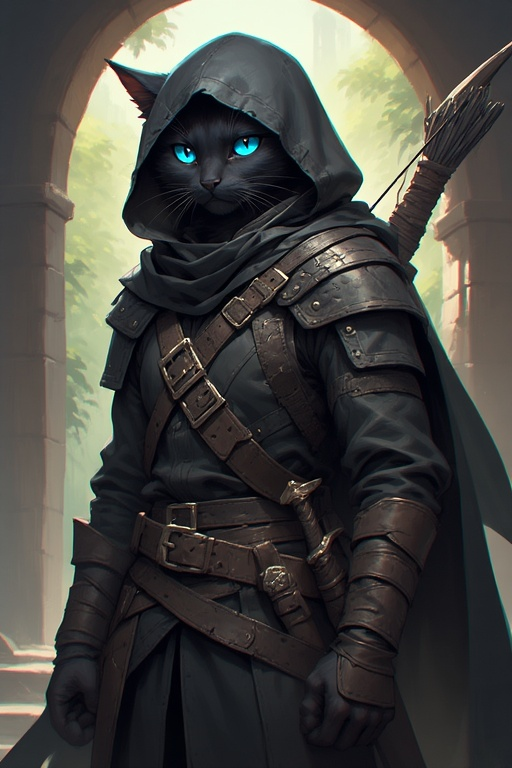
#> input picture Homework 8/image.jpg, 512 x 768 px
$ python main.py
#> lines starting #> are read from the running program, lines starting #| are printed output that depends on the picture
import numpy as np
import cv2


def linear_generator(image):
    height, width = image.shape
    for i in range(height):
        for j in range(width):
            yield (i, j)


def spiral_generator(image):
    height, width = image.shape
    center_y, center_x = height // 2, width // 2

    directions = [(0, 1), (1, 0), (0, -1), (-1, 0)]  #вправо, вниз, влево, вверх
    dir_i = 0
    y, x = center_y, center_x
    steps_in_direction = 1
    step_count = 0
    direction_changes = 0
    counter = 0

    while counter < height * width:
        if 0 <= y < height and 0 <= x < width:
            yield (y, x)
            counter += 1

        dy, dx = directions[dir_i]
        y += dy
        x += dx
        step_count += 1

        if step_count == steps_in_direction:
            step_count = 0
            dir_i = (dir_i + 1) % 4
            direction_changes += 1

            if direction_changes % 2 == 0:
                steps_in_direction += 1


def zigzag_generator(image):
    height, width = image.shape

    for diagonal in range(height + width - 1):
        if diagonal < width:
            x_start = 0
            y_start = diagonal
        else:
            x_start = diagonal - width + 1
            y_start = width - 1

        if diagonal % 2 == 0:
            #прямая диагональ
            x, y = x_start, y_start
            while y >= 0 and x < height:
                yield (x, y)
                x += 1
                y -= 1
        else:
            x, y = x_start, y_start
            while y >= 0 and x < height:
                x += 1
                y -= 1

            #обратная диагональ
            x -= 1
            y += 1
            while y < y_start + 1 and x >= x_start:
                yield (x, y)
                x -= 1
                y += 1


def peano_generator_rec(order, x=0, y=0, width=1):
    if order == 0:
        yield (x, y)
    else:
        s = width // 2
        yield from peano_generator_rec(order - 1, x, y, s) #верхний левый
        yield from peano_generator_rec(order - 1, x + s, y, s) #верхний правый
        yield from peano_generator_rec(order - 1, x + s, y + s, s) #нижний правый
        yield from peano_generator_rec(order - 1, x, y + s, s) #нижний левый

def peano_generator(image):
    height, width = image.shape
    #Находим ближайшую степень 2, которая больше размера image
    order = max(1, int(np.ceil(np.log2(max(height, width)))))
    size = 2 ** order

    peano_coords = list(peano_generator_rec(order, 0, 0, size))

    for x, y in peano_coords:
        if 0 <= x < height and 0 <= y < width:
            yield (x, y)


def average_filter_kernel(kernel_size):
    return np.ones((kernel_size, kernel_size)) / (kernel_size ** 2)


def gaussian_filter_kernel(kernel_size, sigma=1.0):
    kernel = np.zeros((kernel_size, kernel_size))
    center = kernel_size // 2

    for i in range(kernel_size):
        for j in range(kernel_size):
            x = i - center
            y = j - center
            kernel[i, j] = np.exp(-(x**2 + y**2) / (2 * sigma**2))

    return kernel / np.sum(kernel)


def mse(image1, image2):
    return np.mean((image1.astype(np.float32) - image2.astype(np.float32)) ** 2)


def apply_filter(image, kernel, generator):
    height, width = image.shape
    kernel_size = kernel.shape[0]
    offset = kernel_size // 2
    result_height = height - kernel_size + 1
    result_width = width - kernel_size + 1
    result = np.zeros((result_height, result_width), dtype=np.float32)

    valid_coords = list(filter(lambda coord: offset <= coord[0] < height - offset and offset <= coord[1] < width - offset, generator(image)))

    for i, j in valid_coords:
        patch = image[i - offset:i + offset + 1, j - offset:j + offset + 1]
        filtered_value = np.sum(patch * kernel)
        result[i - offset, j - offset] = filtered_value

    return result

def main():
    image = cv2.imread("image.jpg", cv2.IMREAD_COLOR)
#> image is the input picture: shape (768, 512, 3); mean B, G, R 66.2, 71.2, 72.3

    image_gray = (lambda image: cv2.cvtColor(image, cv2.COLOR_BGR2GRAY))(image)
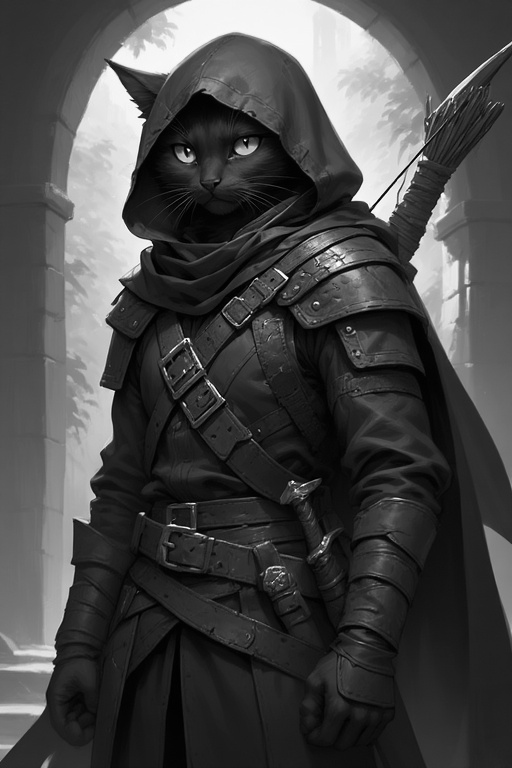
#> image_gray: shape (768, 512); min 0, max 254, mean 71

    avg_kernel = average_filter_kernel(3)
    gauss_kernel = gaussian_filter_kernel(5, sigma=1.0)

    # [4 lines of commented-out code are left out]

    result_linear = apply_filter(image_gray, gauss_kernel, linear_generator)
#> in apply_filter, `valid_coords = list(filter(lambda coord: offset <= coord[0] < height -..`: valid_coords = 388112 items
#> the loop in apply_filter, `for i, j in valid_coords:` made 388112 passes
#> filtered_value on passes 1 to 3: 46.42, 46.63, 46.82
#> after the loop in apply_filter, `for i, j in valid_coords:`:
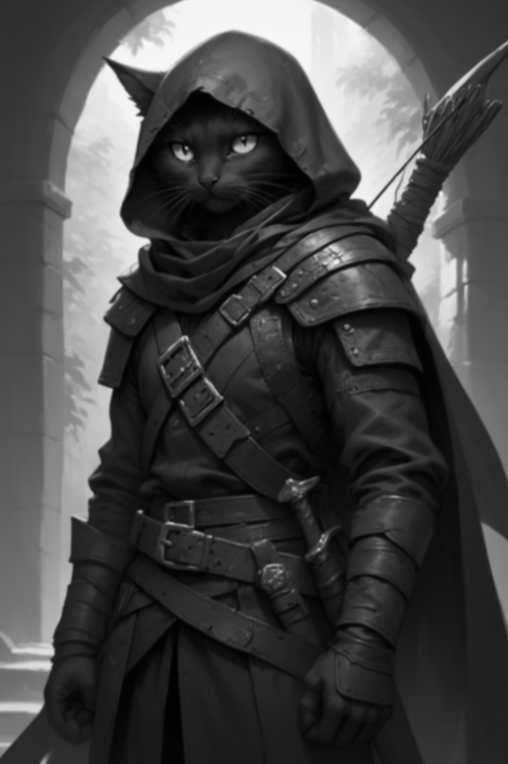
#> result: shape (764, 508) float32; min 1.51, max 247.9, mean 70.9
    result_spiral = apply_filter(image_gray, gauss_kernel, spiral_generator)
#> the loop in apply_filter (call 2), `for i, j in valid_coords:` made 388112 passes
#> (i, j, filtered_value) on passes 1 to 3: (384, 256, 59.84), (384, 257, 59.28), (385, 257, 59.28)
    result_zigzag = apply_filter(image_gray, gauss_kernel, zigzag_generator)
    result_peano = apply_filter(image_gray, gauss_kernel, peano_generator)

    print("Testing:")
    print(f"MSE (Linear vs Spiral): {mse(result_linear, result_spiral)}")
#| MSE (Linear vs Spiral): 0.0
    print(f"MSE (Linear vs Zigzag): {mse(result_linear, result_zigzag)}")
#| MSE (Linear vs Zigzag): 0.0
    print(f"MSE (Linear vs Peano): {mse(result_linear, result_peano)}")
#| MSE (Linear vs Peano): 0.0
    print(f"MSE (Spiral vs Zigzag): {mse(result_spiral, result_zigzag)}")
#| MSE (Spiral vs Zigzag): 0.0
    print(f"MSE (Spiral vs Peano): {mse(result_spiral, result_peano)}")
#| MSE (Spiral vs Peano): 0.0
    print(f"MSE (Zigzag vs Peano): {mse(result_zigzag, result_peano)}")
#| MSE (Zigzag vs Peano): 0.0

if __name__ == "__main__":
    main()
